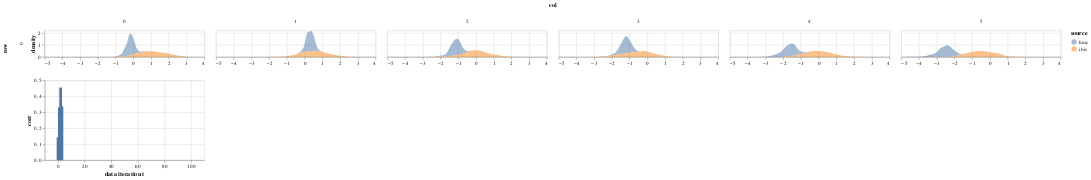

The cell this chart's notebook holds for it:
### Code cell
param = 'alpha'
df = get_post_df(np.squeeze(ps[param])) 
df['source'] = 'hmc'
df2 = get_post_df(particles.particles[param])
df2['source'] = 'ibis'
plot_density(pd.concat([df,df2])) &\
plot_correlations(jitter_corrs[param], height = 150)

### Figure 1 — Vega-Lite specification as saved in the notebook (floating-point values rounded to 4 significant figures; data arrays with more than 128 entries replaced by an {"elided": "..."} marker saying what was removed)
{"config": {"view": {"continuousWidth": 400, "continuousHeight": 300}}, "vconcat": [{"data": {"name": "data-be82e8fe6d6a63556c1b70a4de2c6816"}, "mark": {"type": "area", "opacity": 0.5}, "encoding": {"color": {"type": "nominal", "field": "source"}, "column": {"type": "quantitative", "field": "col"}, "row": {"type": "quantitative", "field": "row"}, "x": {"type": "quantitative", "field": "value", "title": null}, "y": {"type": "quantitative", "field": "density"}}, "height": 50, "resolve": {"scale": {"x": "independent"}}, "transform": [{"fold": ["value"]}, {"density": "value", "groupby": ["cn", "row", "col", "source"]}], "width": 300}, {"data": {"name": "data-ee6dfb22af51bcacf4d2a0b831176aff"}, "mark": "bar", "encoding": {"x": {"type": "quantitative", "field": "idx", "title": "data iteration t"}, "y": {"type": "quantitative", "field": "corr"}}, "height": 150, "width": 300}], "$schema": "https://vega.github.io/schema/vega-lite/v4.8.1.json", "datasets": {"data-be82e8fe6d6a63556c1b70a4de2c6816": {"elided": "9000 records"}, "data-ee6dfb22af51bcacf4d2a0b831176aff": [{"corr": 0.1429, "idx": 0}, {"corr": 0.3306, "idx": 1}, {"corr": 0.4547, "idx": 2}, {"corr": 0.3363, "idx": 3}, {"corr": 0.0, "idx": 4}, {"corr": 0.0, "idx": 5}, {"corr": 0.0, "idx": 6}, {"corr": 0.0, "idx": 7}, {"corr": 0.0, "idx": 8}, {"corr": 0.0, "idx": 9}, {"corr": 0.0, "idx": 10}, {"corr": 0.0, "idx": 11}, {"corr": 0.0, "idx": 12}, {"corr": 0.0, "idx": 13}, {"corr": 0.0, "idx": 14}, {"corr": 0.0, "idx": 15}, {"corr": 0.0, "idx": 16}, {"corr": 0.0, "idx": 17}, {"corr": 0.0, "idx": 18}, {"corr": 0.0, "idx": 19}, {"corr": 0.0, "idx": 20}, {"corr": 0.0, "idx": 21}, {"corr": 0.0, "idx": 22}, {"corr": 0.0, "idx": 23}, {"corr": 0.0, "idx": 24}, {"corr": 0.0, "idx": 25}, {"corr": 0.0, "idx": 26}, {"corr": 0.0, "idx": 27}, {"corr": 0.0, "idx": 28}, {"corr": 0.0, "idx": 29}, {"corr": 0.0, "idx": 30}, {"corr": 0.0, "idx": 31}, {"corr": 0.0, "idx": 32}, {"corr": 0.0, "idx": 33}, {"corr": 0.0, "idx": 34}, {"corr": 0.0, "idx": 35}, {"corr": 0.0, "idx": 36}, {"corr": 0.0, "idx": 37}, {"corr": 0.0, "idx": 38}, {"corr": 0.0, "idx": 39}, {"corr": 0.0, "idx": 40}, {"corr": 0.0, "idx": 41}, {"corr": 0.0, "idx": 42}, {"corr": 0.0, "idx": 43}, {"corr": 0.0, "idx": 44}, {"corr": 0.0, "idx": 45}, {"corr": 0.0, "idx": 46}, {"corr": 0.0, "idx": 47}, {"corr": 0.0, "idx": 48}, {"corr": 0.0, "idx": 49}, {"corr": 0.0, "idx": 50}, {"corr": 0.0, "idx": 51}, {"corr": 0.0, "idx": 52}, {"corr": 0.0, "idx": 53}, {"corr": 0.0, "idx": 54}, {"corr": 0.0, "idx": 55}, {"corr": 0.0, "idx": 56}, {"corr": 0.0, "idx": 57}, {"corr": 0.0, "idx": 58}, {"corr": 0.0, "idx": 59}, {"corr": 0.0, "idx": 60}, {"corr": 0.0, "idx": 61}, {"corr": 0.0, "idx": 62}, {"corr": 0.0, "idx": 63}, {"corr": 0.0, "idx": 64}, {"corr": 0.0, "idx": 65}, {"corr": 0.0, "idx": 66}, {"corr": 0.0, "idx": 67}, {"corr": 0.0, "idx": 68}, {"corr": 0.0, "idx": 69}, {"corr": 0.0, "idx": 70}, {"corr": 0.0, "idx": 71}, {"corr": 0.0, "idx": 72}, {"corr": 0.0, "idx": 73}, {"corr": 0.0, "idx": 74}, {"corr": 0.0, "idx": 75}, {"corr": 0.0, "idx": 76}, {"corr": 0.0, "idx": 77}, {"corr": 0.0, "idx": 78}, {"corr": 0.0, "idx": 79}, {"corr": 0.0, "idx": 80}, {"corr": 0.0, "idx": 81}, {"corr": 0.0, "idx": 82}, {"corr": 0.0, "idx": 83}, {"corr": 0.0, "idx": 84}, {"corr": 0.0, "idx": 85}, {"corr": 0.0, "idx": 86}, {"corr": 0.0, "idx": 87}, {"corr": 0.0, "idx": 88}, {"corr": 0.0, "idx": 89}, {"corr": 0.0, "idx": 90}, {"corr": 0.0, "idx": 91}, {"corr": 0.0, "idx": 92}, {"corr": 0.0, "idx": 93}, {"corr": 0.0, "idx": 94}, {"corr": 0.0, "idx": 95}, {"corr": 0.0, "idx": 96}, {"corr": 0.0, "idx": 97}, {"corr": 0.0, "idx": 98}, {"corr": 0.0, "idx": 99}]}}
